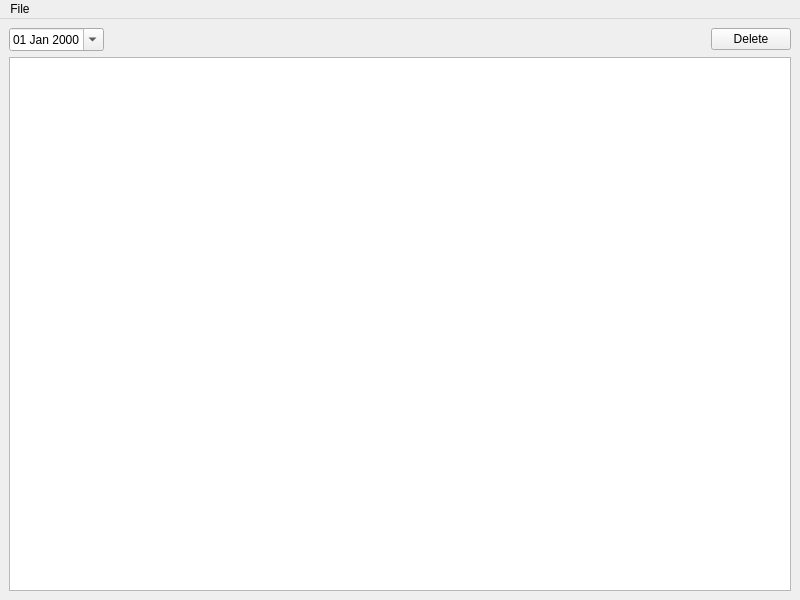
<?xml version="1.0" encoding="UTF-8"?>
<ui version="4.0">
 <class>Finishing_Stitching</class>
 <widget class="QMainWindow" name="Finishing_Stitching">
  <property name="geometry">
   <rect>
    <x>0</x>
    <y>0</y>
    <width>800</width>
    <height>600</height>
   </rect>
  </property>
  <property name="windowTitle">
   <string>Stitching</string>
  </property>
  <property name="windowIcon">
   <iconset resource="../../universal/smartpay/src/rc.qrc">
    <normaloff>:/images/page-setup-24.png</normaloff>:/images/page-setup-24.png</iconset>
  </property>
  <widget class="QWidget" name="centralwidget">
   <layout class="QVBoxLayout" name="verticalLayout">
    <item>
     <layout class="QHBoxLayout" name="horizontalLayout">
      <item>
       <widget class="QDateEdit" name="dtpDate">
        <property name="displayFormat">
         <string>dd MMM yyyy</string>
        </property>
        <property name="calendarPopup">
         <bool>true</bool>
        </property>
       </widget>
      </item>
      <item>
       <spacer name="horizontalSpacer">
        <property name="orientation">
         <enum>Qt::Horizontal</enum>
        </property>
        <property name="sizeHint" stdset="0">
         <size>
          <width>40</width>
          <height>20</height>
         </size>
        </property>
       </spacer>
      </item>
      <item>
       <widget class="QPushButton" name="cmdDelete">
        <property name="text">
         <string>Delete</string>
        </property>
       </widget>
      </item>
     </layout>
    </item>
    <item>
     <widget class="CustomQueryView" name="lstData"/>
    </item>
   </layout>
  </widget>
  <widget class="QMenuBar" name="menubar">
   <property name="geometry">
    <rect>
     <x>0</x>
     <y>0</y>
     <width>800</width>
     <height>21</height>
    </rect>
   </property>
   <widget class="QMenu" name="menuFile">
    <property name="title">
     <string>File</string>
    </property>
    <addaction name="actionNew_Entry"/>
   </widget>
   <addaction name="menuFile"/>
  </widget>
  <action name="actionNew_Entry">
   <property name="text">
    <string>New Entry</string>
   </property>
  </action>
 </widget>
 <customwidgets>
  <customwidget>
   <class>CustomQueryView</class>
   <extends>QTreeView</extends>
   <header>customqueryview.h</header>
  </customwidget>
 </customwidgets>
 <resources>
  <include location="../../universal/smartpay/src/rc.qrc"/>
  <include location="../../universal/smartpay/src/rc.qrc"/>
 </resources>
 <connections/>
</ui>
